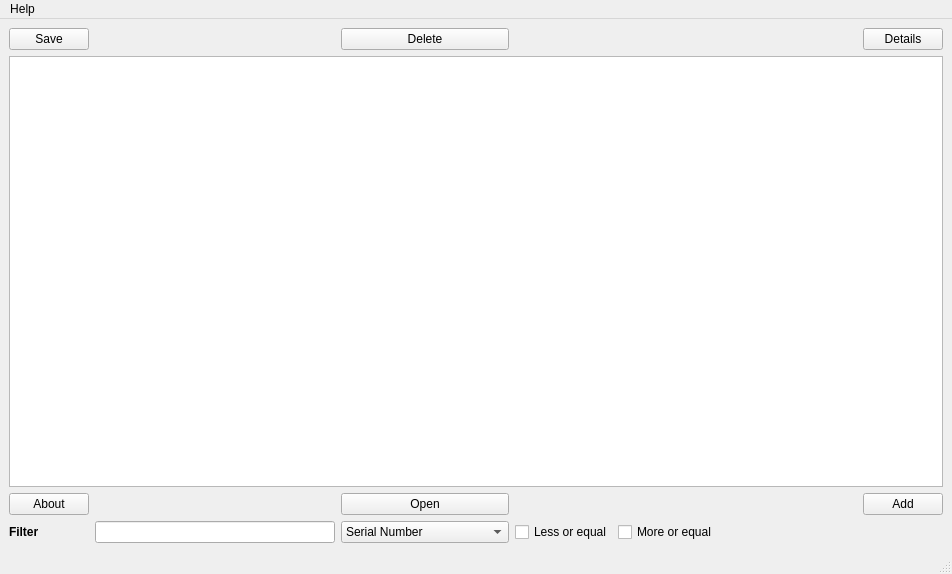
<?xml version="1.0" encoding="UTF-8"?>
<ui version="4.0">
 <class>MainWindow</class>
 <widget class="QMainWindow" name="MainWindow">
  <property name="geometry">
   <rect>
    <x>0</x>
    <y>0</y>
    <width>952</width>
    <height>574</height>
   </rect>
  </property>
  <property name="sizePolicy">
   <sizepolicy hsizetype="Preferred" vsizetype="Preferred">
    <horstretch>0</horstretch>
    <verstretch>0</verstretch>
   </sizepolicy>
  </property>
  <property name="windowTitle">
   <string>MainWindow</string>
  </property>
  <widget class="QWidget" name="centralwidget">
   <layout class="QGridLayout" name="gridLayout">
    <item row="2" column="1">
     <spacer name="horizontalSpacer_3">
      <property name="orientation">
       <enum>Qt::Horizontal</enum>
      </property>
      <property name="sizeHint" stdset="0">
       <size>
        <width>40</width>
        <height>20</height>
       </size>
      </property>
     </spacer>
    </item>
    <item row="2" column="5">
     <widget class="QPushButton" name="pushButton_6">
      <property name="text">
       <string>Add</string>
      </property>
     </widget>
    </item>
    <item row="0" column="2">
     <widget class="QPushButton" name="pushButton_2">
      <property name="text">
       <string>Delete</string>
      </property>
     </widget>
    </item>
    <item row="0" column="4">
     <spacer name="horizontalSpacer_2">
      <property name="orientation">
       <enum>Qt::Horizontal</enum>
      </property>
      <property name="sizeHint" stdset="0">
       <size>
        <width>40</width>
        <height>20</height>
       </size>
      </property>
     </spacer>
    </item>
    <item row="2" column="2">
     <widget class="QPushButton" name="pushButton_5">
      <property name="text">
       <string>Open</string>
      </property>
     </widget>
    </item>
    <item row="3" column="0">
     <widget class="QLabel" name="label">
      <property name="font">
       <font>
        <weight>75</weight>
        <bold>true</bold>
       </font>
      </property>
      <property name="text">
       <string>Filter</string>
      </property>
     </widget>
    </item>
    <item row="3" column="2">
     <widget class="QComboBox" name="comboBox">
      <item>
       <property name="text">
        <string>Serial Number</string>
       </property>
      </item>
      <item>
       <property name="text">
        <string>Gender</string>
       </property>
      </item>
      <item>
       <property name="text">
        <string>Work Experience</string>
       </property>
      </item>
      <item>
       <property name="text">
        <string>Field of degree education</string>
       </property>
      </item>
      <item>
       <property name="text">
        <string>Salary</string>
       </property>
      </item>
     </widget>
    </item>
    <item row="0" column="5">
     <widget class="QPushButton" name="pushButton_3">
      <property name="text">
       <string>Details</string>
      </property>
     </widget>
    </item>
    <item row="3" column="1">
     <widget class="QLineEdit" name="lineEdit"/>
    </item>
    <item row="0" column="1">
     <spacer name="horizontalSpacer">
      <property name="orientation">
       <enum>Qt::Horizontal</enum>
      </property>
      <property name="sizeHint" stdset="0">
       <size>
        <width>40</width>
        <height>20</height>
       </size>
      </property>
     </spacer>
    </item>
    <item row="3" column="4">
     <widget class="QCheckBox" name="checkBox">
      <property name="text">
       <string>More or equal</string>
      </property>
     </widget>
    </item>
    <item row="2" column="0">
     <widget class="QPushButton" name="pushButton_4">
      <property name="text">
       <string>About</string>
      </property>
     </widget>
    </item>
    <item row="0" column="0">
     <widget class="QPushButton" name="pushButton">
      <property name="text">
       <string>Save</string>
      </property>
     </widget>
    </item>
    <item row="2" column="4">
     <spacer name="horizontalSpacer_4">
      <property name="orientation">
       <enum>Qt::Horizontal</enum>
      </property>
      <property name="sizeHint" stdset="0">
       <size>
        <width>40</width>
        <height>20</height>
       </size>
      </property>
     </spacer>
    </item>
    <item row="1" column="0" colspan="6">
     <widget class="QTableView" name="tableView">
      <property name="sizePolicy">
       <sizepolicy hsizetype="Expanding" vsizetype="Expanding">
        <horstretch>0</horstretch>
        <verstretch>0</verstretch>
       </sizepolicy>
      </property>
      <property name="sizeAdjustPolicy">
       <enum>QAbstractScrollArea::AdjustIgnored</enum>
      </property>
      <property name="editTriggers">
       <set>QAbstractItemView::NoEditTriggers</set>
      </property>
      <property name="sortingEnabled">
       <bool>true</bool>
      </property>
      <attribute name="horizontalHeaderDefaultSectionSize">
       <number>300</number>
      </attribute>
     </widget>
    </item>
    <item row="3" column="3">
     <widget class="QCheckBox" name="checkBox_2">
      <property name="text">
       <string>Less or equal</string>
      </property>
     </widget>
    </item>
   </layout>
  </widget>
  <widget class="QMenuBar" name="menubar">
   <property name="geometry">
    <rect>
     <x>0</x>
     <y>0</y>
     <width>952</width>
     <height>26</height>
    </rect>
   </property>
   <widget class="QMenu" name="menuHelp">
    <property name="title">
     <string>Help</string>
    </property>
    <addaction name="actionAbout"/>
   </widget>
   <addaction name="menuHelp"/>
  </widget>
  <widget class="QStatusBar" name="statusbar"/>
  <action name="actionAbout">
   <property name="text">
    <string>About</string>
   </property>
  </action>
 </widget>
 <resources/>
 <connections/>
</ui>
